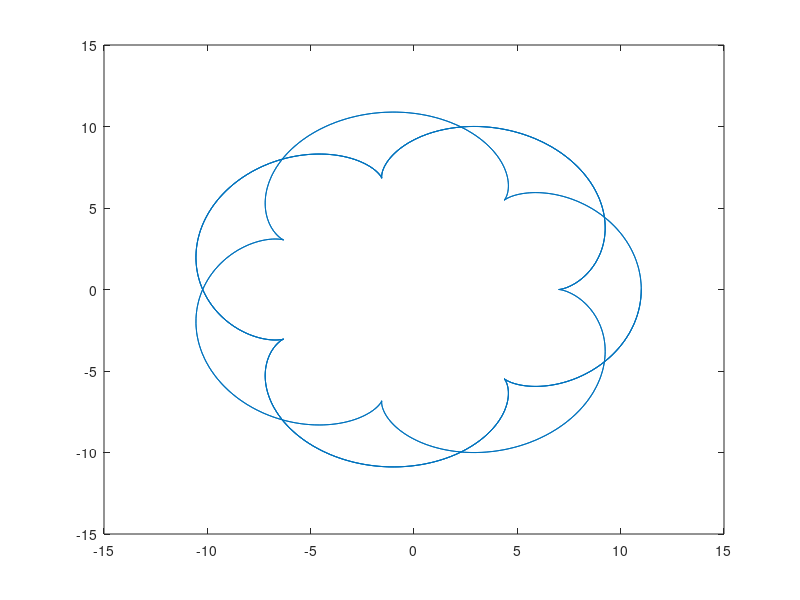

MATLAB code for this plot:
%f = @(x) exp(10*x.*(x-1)).*sin(12*pi*x);
%fplot(f, [0,1])

x=@(a,b) @(t) (a+b)*cos(t)-b*cos((a/b+1)*t)
y=@(a,b) @(t) (a+b)*sin(t)-b*sin((a/b+1)*t)
t=linspace(0,10*pi,1000)
a=7;b=2;
plot(x(a,b)(t),y(a,b)(t))

